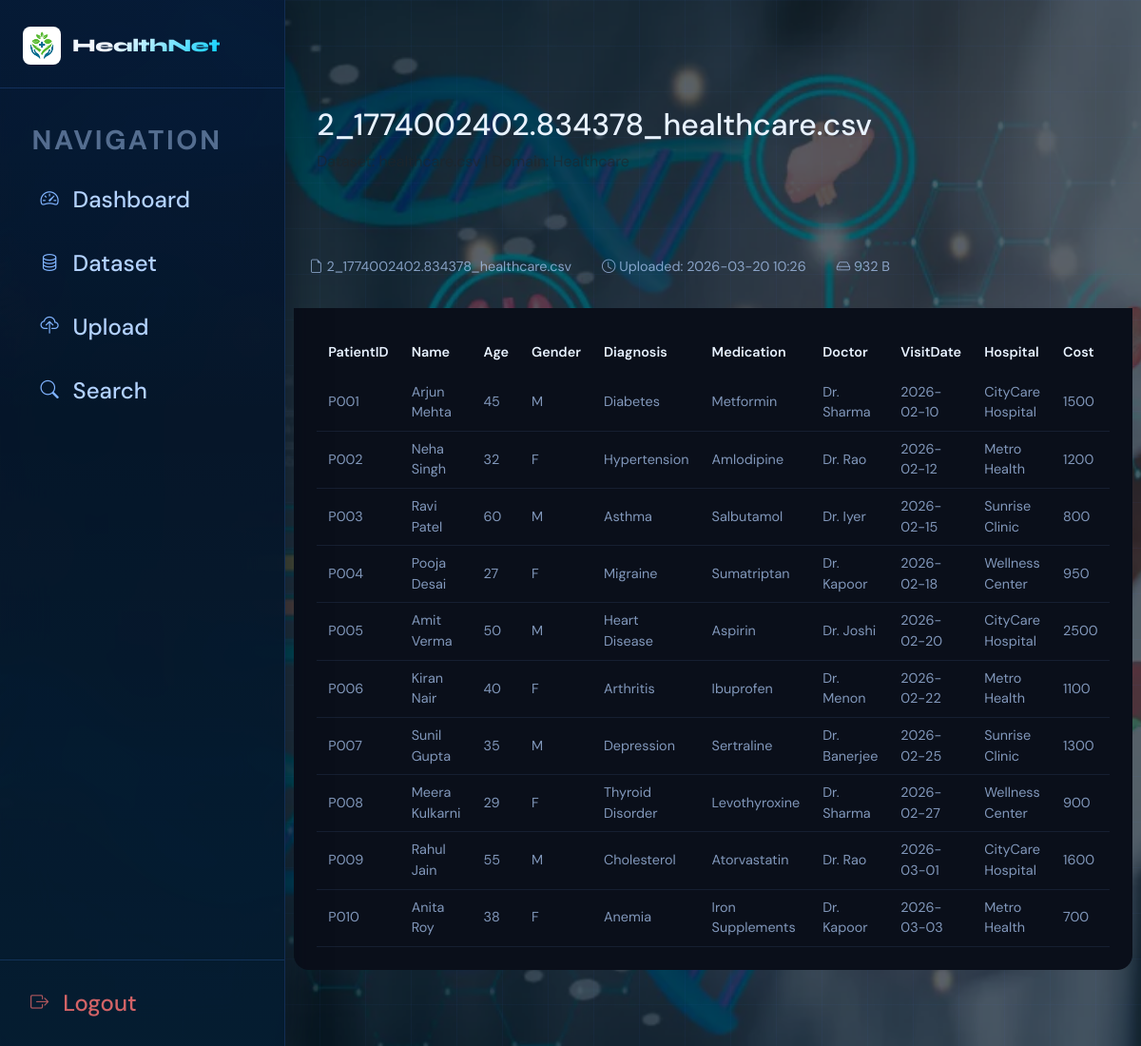
Page /dataset/13/view (signed in) on the committed database.
### app.py (models this page shows, shortened)
class Dataset(db.Model):
    __tablename__ = 'datasets'
    id = db.Column(db.Integer, primary_key=True)
    name = db.Column(db.String(200), nullable=False)
    domain = db.Column(db.String(50), nullable=False)
    filename = db.Column(db.String(200), nullable=False)
    user_id = db.Column(db.Integer, db.ForeignKey('users.id'), nullable=False)
    uploaded_at = db.Column(db.DateTime, default=datetime.utcnow)
    processed = db.Column(db.Boolean, default=False)
    source_type = db.Column(db.String(50), default='upload')  # 'upload', 'wikipedia', 'arxiv'
    source_url = db.Column(db.String(500), nullable=True)  # Original source URL
    entities = db.relationship('Entity', backref='dataset', lazy=True, cascade='all, delete-orphan')
    relations = db.relationship('Relation', backref='dataset', lazy=True, cascade='all, delete-orphan')

### app.py (the view)
@app.route('/dataset/<int:dataset_id>/view')
@login_required
def view_original_file(dataset_id):
    dataset = Dataset.query.get_or_404(dataset_id)
    if dataset.user_id != current_user.id and not current_user.is_admin:
        abort(403)
    file_path = os.path.join(app.config['UPLOAD_FOLDER'], dataset.filename)
    if not os.path.exists(file_path):
        abort(404, description="Original file not found")
    mime_type, _ = mimetypes.guess_type(file_path)
    if mime_type and mime_type.startswith('text/'):
        try:
            with open(file_path, 'r', encoding='utf-8') as f:
                content = f.read()
            return render_template('view_file.html',
                                 dataset=dataset,
                                 content=content,
                                 filename=dataset.filename)
        except UnicodeDecodeError:
            with open(file_path, 'r', encoding='latin-1') as f:
                content = f.read()
            return render_template('view_file.html',
                                 dataset=dataset,
                                 content=content,
                                 filename=dataset.filename)
    else:
        return send_file(file_path, as_attachment=False)

### app.py (called while the page is built)
@login_manager.user_loader
def load_user(user_id):
    return User.query.get(int(user_id))

### templates/view_file.html (shortened to what this page needs)
{% extends "base.html" %}
{% block content %}
<div class="file-viewer-container">
    <div class="file-header">
        <div>
            <h2>{{ filename }}</h2>
            <p class="text-muted">
                Dataset: {{ dataset.name }} | Domain: {{ dataset.domain }}
            </p>
        </div>
    </div>
    <div class="file-content-wrapper">
        <div class="file-info-bar">
            <span><i class="bi bi-file-earmark"></i> {{ filename }}</span>
            <span><i class="bi bi-clock"></i> Uploaded: {{ dataset.uploaded_at.strftime('%Y-%m-%d %H:%M') }}</span>
            <span><i class="bi bi-hdd"></i> <span id="file-size">Loading...</span></span>
        </div>
        <div class="file-content">
            {% if filename.endswith('.csv') %}
            <div class="csv-table-wrapper">
                {% set rows = content.split('\n') %}
                {% if rows %}
                    {% set headers = rows[0].split(',') %}
                    <table class="csv-table">
                        <thead>
                            <tr>
                                {% for header in headers %}
                                <th>{{ header.strip('"')|trim }}</th>
                                {% endfor %}
                            </tr>
                        </thead>
                        <tbody>
                            {% for row in rows[1:] if row.strip() %}
                            <tr>
                                {% for cell in row.split(',') %}
                                <td>{{ cell.strip('"')|trim }}</td>
                                {% endfor %}
                            </tr>
                            {% endfor %}
                        </tbody>
                    </table>
                {% endif %}
            </div>
            {% elif filename.endswith('.json') %}
            <pre class="json-pretty">{{ content }}</pre>
            {% else %}
            <pre class="text-content">{{ content }}</pre>
            {% endif %}
        </div>
    </div>
</div>
{% endblock %}

### static/css/style.css (style rules this page uses)
body { font-family: 'Segoe UI', Tahoma, Geneva, Verdana, sans-serif; background: linear-gradient(135deg, #f5f7fa 0%, #c3cfe2 100%); min-height: 100vh; margin: 0; padding: 0; }

### templates/base.html (style rules this page uses)
:root { --blue-950: #020b1a; --blue-900: #051428; --blue-800: #0a2240; --blue-700: #0d3260; --blue-600: #1048a0; --blue-500: #1a6ef5; --blue-400: #4d93ff; --blue-300: #80b4ff; --blue-200: #b3d2ff; --blue-100: #ddeeff; --accent-cyan: #00d4ff; --accent-teal: #0af5e0; --surface-1: rgba(10, 34, 64, 0.85); --border-blue: rgba(77, 147, 255, 0.2); --text-primary: #e8f2ff; --text-secondary: rgba(179, 210, 255, 0.7); --shadow-card: 0 4px 24px rgba(2, 11, 26, 0.5); --sidebar-width: 300px; }
*, *::before, *::after { box-sizing: border-box; }
html, body { font-family: 'DM Sans', sans-serif; background: var(--blue-950); color: var(--text-primary); min-height: 100vh; overflow-x: hidden; margin: 0; padding: 0; }
body::before { content: ''; position: fixed; inset: 0; background: radial-gradient(ellipse 80% 55% at 8% 4%, rgba(26,110,245,.17) 0%, transparent 60%), radial-gradient(ellipse 55% 50% at 92% 88%, rgba(0,212,255,.12) 0%, transparent 60%), radial-gradient(ellipse 40% 40% at 50% 50%, rgba(10,245,224,.05) 0%, transparent 70%); pointer-events: none; z-index: 0; }
body::after { content: ''; position: fixed; inset: 0; background-image: linear-gradient(rgba(77,147,255,.035) 1px, transparent 1px), linear-gradient(90deg, rgba(77,147,255,.035) 1px, transparent 1px); background-size: 48px 48px; pointer-events: none; z-index: 0; }

### rows in the picture
Dataset: filename "2_1774002402.834378_healthcare.csv", domain "Healthcare", uploaded_at "2026-03-20 10:26"

### other values in the picture
{{ header.strip('"')|trim }} "PatientID" "Name" "Age" "Gender" "Diagnosis" "Medication" "Doctor" "VisitDate" "Hospital" "Cost"
{{ cell.strip('"')|trim }} "P001" "Arjun Mehta" "45" "M" "Diabetes" "Metformin" "Dr. Sharma" "2026-02-10" "CityCare Hospital" "1500" "P002" "Neha Singh" "32" "F" "Hypertension" "Amlodipine" "Dr. Rao" "2026-02-12" "Metro Health" "1200" "P003" "Ravi Patel" "60" "M" "Asthma" "Salbutamol" "Dr. Iyer" "2026-02-15" "Sunrise Clinic" "800" "P004" "Pooja Desai" "27" "F" "Migraine" "Sumatriptan" "Dr. Kapoor" "2026-02-18" "Wellness Center" "950" "P005" "Amit Verma" "50" "M" "Heart Disease" "Aspirin" "Dr. Joshi" "2026-02-20" "CityCare Hospital" "2500" "P006" "Kiran Nair" "40" "F" "Arthritis" "Ibuprofen" "Dr. Menon" "2026-02-22" "Metro Health" "1100" "P007" "Sunil Gupta" "35" "M" "Depression" "Sertraline" "Dr. Banerjee" "2026-02-25" "Sunrise Clinic" "1300" "P008" "Meera Kulkarni" "29" "F" "Thyroid Disorder" "Levothyroxine" "Dr. Sharma" "2026-02-27" "Wellness Center" "900" "P009" "Rahul Jain" "55" "M" "Cholesterol" "Atorvastatin" "Dr. Rao" "2026-03-01" "CityCare Hospital" "1600" "P010" "Anita Roy" "38" "F" "Anemia" "Iron Supplements" "Dr. Kapoor" "2026-03-03" "Metro Health" "700"
